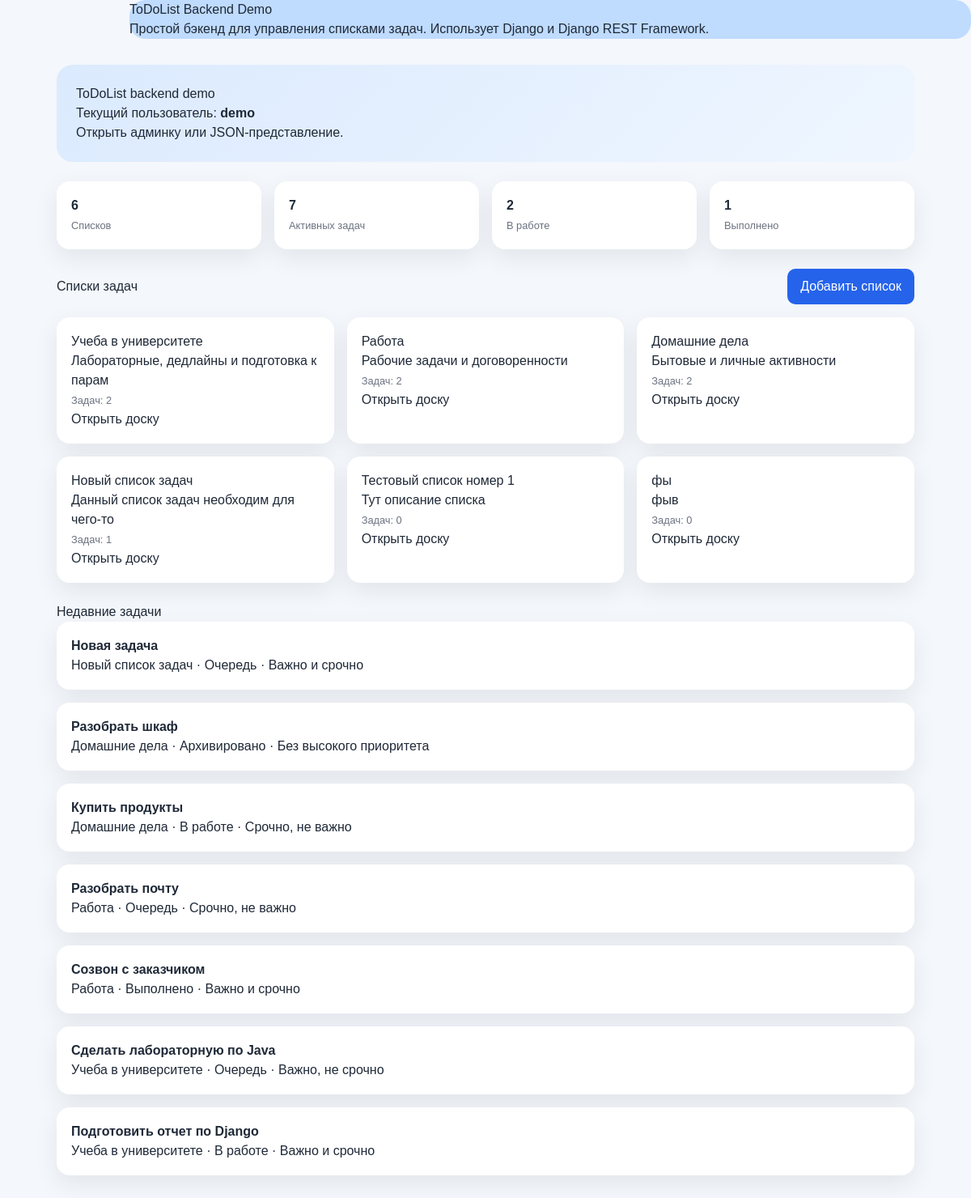
Before: / with the older database file.
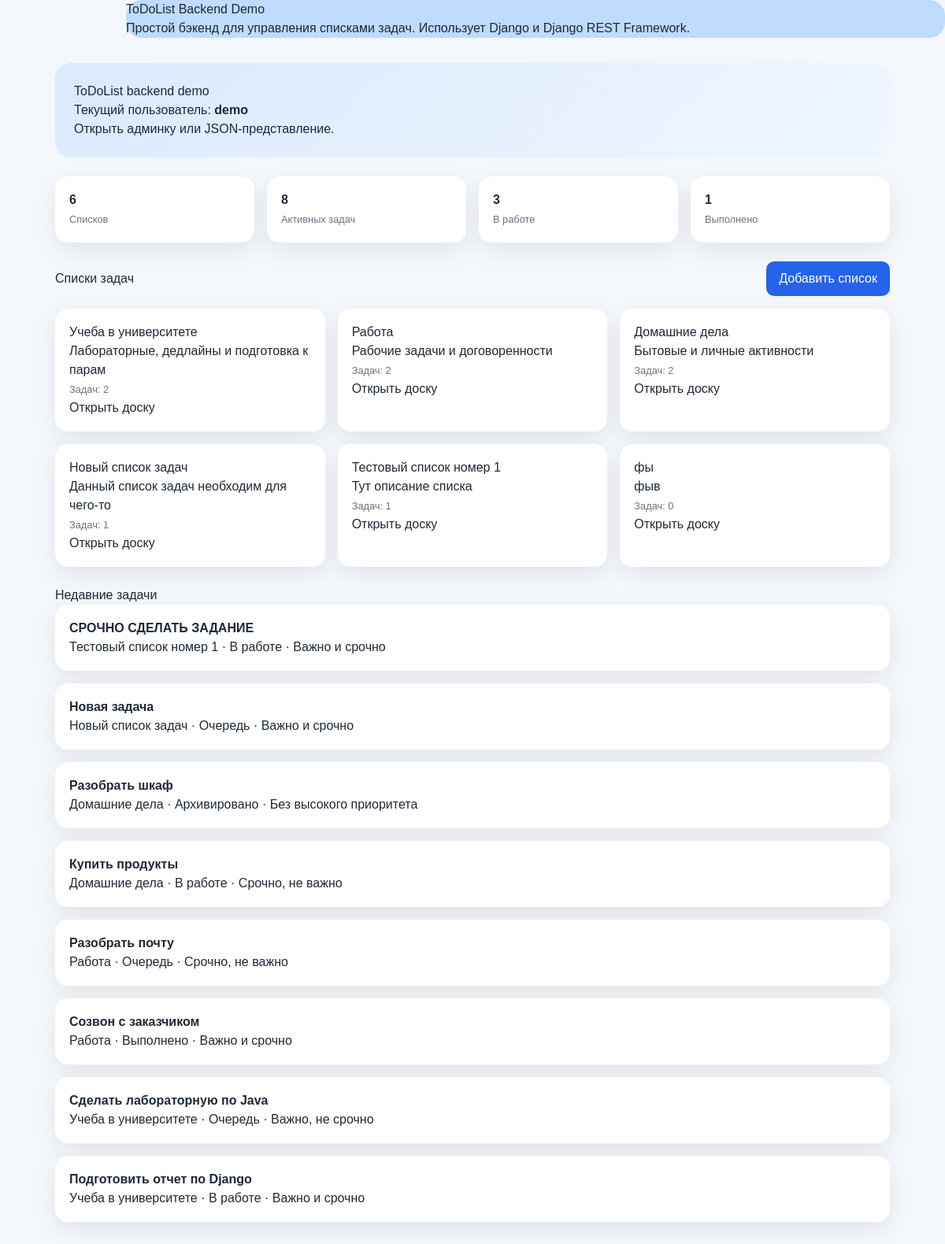
After: the same page with the newer database file.
### tasks/models.py (models this page shows, shortened)
class TodoList(models.Model):
    user = models.ForeignKey(
        TodoUser,
        on_delete=models.CASCADE,
        related_name='todo_lists',
        verbose_name='Пользователь',
    )
    title = models.CharField(max_length=200, verbose_name='Название')
    description = models.TextField(blank=True, verbose_name='Описание')
    color = models.CharField(max_length=7, blank=True, verbose_name='Цвет')
    icon = models.CharField(max_length=50, blank=True, verbose_name='Иконка')
    position = models.PositiveIntegerField(default=0, verbose_name='Позиция')
    is_archived = models.BooleanField(default=False, verbose_name='В архиве')
    created_at = models.DateTimeField(auto_now_add=True, verbose_name='Создан')
    updated_at = models.DateTimeField(auto_now=True, verbose_name='Обновлен')
    class Meta:
        verbose_name = 'Список задач'
        verbose_name_plural = 'Списки задач'
        ordering = ['position', 'title']
        constraints = [
            models.UniqueConstraint(
                fields=['user', 'title'],
                name='unique_todo_list_title_per_user',
            ),
        ]
        indexes = [
            models.Index(fields=['user'], name='todo_list_user_idx'),
            models.Index(fields=['user', 'is_archived'], name='todo_list_user_arch_idx'),
        ]

class Task(models.Model):
    class Status(models.TextChoices):
        QUEUE = 'queue', 'Очередь'
        IN_PROGRESS = 'in_progress', 'В работе'
        DONE = 'done', 'Выполнено'
        ARCHIVED = 'archived', 'Архивировано'
    user = models.ForeignKey(
        TodoUser,
        on_delete=models.CASCADE,
        related_name='tasks',
        verbose_name='Пользователь',
    )
    todo_list = models.ForeignKey(
        TodoList,
        on_delete=models.CASCADE,
        related_name='tasks',
        verbose_name='Список задач',
    )
    title = models.CharField(max_length=255, verbose_name='Заголовок')
    description = models.TextField(blank=True, verbose_name='Описание')
    status = models.CharField(
        max_length=20,
        choices=Status.choices,
        default=Status.QUEUE,
        verbose_name='Статус',
    )
    position = models.PositiveIntegerField(default=0, verbose_name='Позиция')
    is_important = models.BooleanField(default=False, verbose_name='Важно')
    is_urgent = models.BooleanField(default=False, verbose_name='Срочно')
    start_date = models.DateTimeField(null=True, blank=True, verbose_name='Дата старта')
    due_date = models.DateTimeField(null=True, blank=True, verbose_name='Дедлайн')
    completed_at = models.DateTimeField(null=True, blank=True, verbose_name='Завершена')
    archived_at = models.DateTimeField(null=True, blank=True, verbose_name='Архивирована')
    is_deleted = models.BooleanField(default=False, verbose_name='Удалена')
    deleted_at = models.DateTimeField(null=True, blank=True, verbose_name='Удалена в')
    created_at = models.DateTimeField(auto_now_add=True, verbose_name='Создана')
    updated_at = models.DateTimeField(auto_now=True, verbose_name='Обновлена')
    class Meta:
        verbose_name = 'Задача'
        verbose_name_plural = 'Задачи'
        ordering = ['todo_list__position', 'status', 'position', '-created_at']
        constraints = [
            models.UniqueConstraint(
                fields=['todo_list', 'status', 'position'],
                condition=Q(is_deleted=False),
                name='unique_task_position_per_status',
            ),
            models.CheckConstraint(
                check=Q(position__gte=0),
                name='task_position_gte_0',
            ),
        ]
        indexes = [
            models.Index(fields=['user', 'status'], name='task_user_status_idx'),
            models.Index(fields=['todo_list', 'status'], name='task_list_status_idx'),
            models.Index(
                fields=['user', 'is_important', 'is_urgent'],
                name='task_priority_matrix_idx',
            ),
        ]
    @property
    def priority_label(self) -> str:
        if self.is_important and self.is_urgent:
            return 'Важно и срочно'
        if self.is_important:
            return 'Важно, не срочно'
        if self.is_urgent:
            return 'Срочно, не важно'
        return 'Без высокого приоритета'

### tasks/views.py (the view, shortened to what this page needs)
# urls.py: path('', DashboardView.as_view(), name='dashboard'),
class DashboardView(View):
    template_name = 'tasks/dashboard.html'
    def get(self, request):
        user = request.user if request.user.is_authenticated else get_demo_user()
        return render(
            request,
            self.template_name,
            self.get_context(user, todo_list_form=TodoListForm(user=user)),
        )
    def get_context(self, user, todo_list_form, is_create_list_form_open=False):
        todo_lists = (
            TodoList.objects.filter(user=user, is_archived=False)
            .annotate(task_count=Count('tasks'))
            .order_by('position', 'title')
        )
        recent_tasks = (
            Task.objects.filter(user=user, is_deleted=False)
            .select_related('todo_list')
            .order_by('-updated_at')[:8]
        )
        context = {
            'user_obj': user,
            'todo_lists': todo_lists,
            'recent_tasks': recent_tasks,
            'stats': {
                'lists': todo_lists.count(),
                'tasks': Task.objects.filter(user=user, is_deleted=False).count(),
                'in_progress': Task.objects.filter(
                    user=user,
                    status=Task.Status.IN_PROGRESS,
                    is_deleted=False,
                ).count(),
                'done': Task.objects.filter(
                    user=user,
                    status=Task.Status.DONE,
                    is_deleted=False,
                ).count(),
            },
            'todo_list_form': todo_list_form,
            'is_create_list_form_open': is_create_list_form_open,
        }
        return context

### tasks/views.py (called while the page is built)
def get_demo_user():
    return TodoUser.objects.order_by('id').first()

### tasks/templates/tasks/dashboard.html (shortened to what this page needs)
{% extends "base_layout.html" %}
{% load tailwind_tags %}
{% block content %}
    <article class="[--size:20px] ml-40 bg-blue-200 rounded-[var(--size)]">
        <h1>ToDoList Backend Demo</h1>
        <p>Простой бэкенд для управления списками задач. Использует Django и Django REST Framework.</p>
    </article>
<div class="wrapper">
    <div class="hero">
        <h1>ToDoList backend demo</h1>
        {% if user_obj %}
            <p>Текущий пользователь: <strong>{{ user_obj.username }}</strong></p>
            <p>
                Открыть <a href="/admin/">админку</a> или
                <a href="{% url 'tasks:demo_api' %}">JSON-представление</a>.
            </p>
        {% else %}
            <p>Демо-данные пока не созданы. Выполни команду <code>seed_demo</code>.</p>
        {% endif %}
    </div>
    {% if user_obj %}
        <div class="stats">
            <div class="card"><strong>{{ stats.lists }}</strong><br><small>Списков</small></div>
            <div class="card"><strong>{{ stats.tasks }}</strong><br><small>Активных задач</small></div>
            <div class="card"><strong>{{ stats.in_progress }}</strong><br><small>В работе</small></div>
            <div class="card"><strong>{{ stats.done }}</strong><br><small>Выполнено</small></div>
        </div>
        <div class="section-header">
            <h2>Списки задач</h2>
            <button class="button" type="button" data-open-list-form>Добавить список</button>
        </div>
        <div class="lists">
            {% for todo_list in todo_lists %}
                <div class="card">
                    <h3>{{ todo_list.title }}</h3>
                    <p>{{ todo_list.description|default:"Без описания" }}</p>
                    <p><small>Задач: {{ todo_list.task_count }}</small></p>
                    <a href="{% url 'tasks:list_detail' todo_list.pk %}">Открыть доску</a>
                </div>
            {% endfor %}
        </div>
        <h2>Недавние задачи</h2>
        <div class="recent">
            {% for task in recent_tasks %}
                <div class="card">
                    <strong>{{ task.title }}</strong>
                    <p>{{ task.todo_list.title }} · {{ task.get_status_display }} · {{ task.priority_label }}</p>
                </div>
            {% empty %}
                <div class="card">Пока нет задач.</div>
            {% endfor %}
        </div>
    {% endif %}
</div>
{% endblock content %}

Changed rows visible on the page:
computed for TodoList "Тестовый список номер 1": task_count "0" → "1"
added Task: title "СРОЧНО СДЕЛАТЬ ЗАДАНИЕ", todo_list "Тестовый список номер 1", status "В работе", priority_label "Важно и срочно"
Other visible differences:
{{ stats.tasks }}: "7" → "8"
{{ stats.in_progress }}: "2" → "3"
